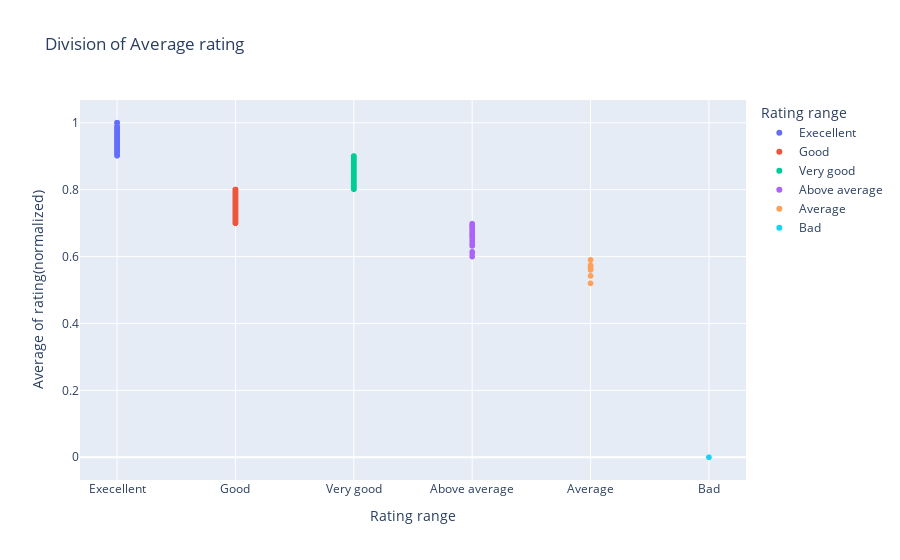

Here is the notebook cell this chart was saved with:
### Code cell
#px.scatter(df["Rating"],df["Average_rating"],color=df["Rating"])
fig_scatter_3 = px.scatter(df,x='Rating', y='Average_rating',color="Rating",
            labels={'num_pages':'Number of pages',
            'Average_rating':'Average of rating(normalized)',
            "Rating":'Rating range'},title="Division of Average rating")

fig_scatter_3.show()

### Figure 1 — Plotly figure (JSON) as saved in the notebook; plotly's stock layout.template omitted (floating-point values rounded to 4 significant figures; data arrays with more than 128 entries replaced by an {"elided": "..."} marker saying what was removed)
{"data": [{"hovertemplate": "Rating range=%{x}<br>Average of rating(normalized)=%{y}<extra></extra>", "legendgroup": "Execellent", "marker": {"color": "#636efa", "symbol": "circle"}, "mode": "markers", "name": "Execellent", "showlegend": true, "type": "scattergl", "x": {"elided": "270 str values"}, "xaxis": "x", "y": {"elided": "270 float values"}, "yaxis": "y"}, {"hovertemplate": "Rating range=%{x}<br>Average of rating(normalized)=%{y}<extra></extra>", "legendgroup": "Good", "marker": {"color": "#EF553B", "symbol": "circle"}, "mode": "markers", "name": "Good", "showlegend": true, "type": "scattergl", "x": {"elided": "1373 str values"}, "xaxis": "x", "y": {"elided": "1373 float values"}, "yaxis": "y"}, {"hovertemplate": "Rating range=%{x}<br>Average of rating(normalized)=%{y}<extra></extra>", "legendgroup": "Very good", "marker": {"color": "#00cc96", "symbol": "circle"}, "mode": "markers", "name": "Very good", "showlegend": true, "type": "scattergl", "x": {"elided": "1855 str values"}, "xaxis": "x", "y": {"elided": "1855 float values"}, "yaxis": "y"}, {"hovertemplate": "Rating range=%{x}<br>Average of rating(normalized)=%{y}<extra></extra>", "legendgroup": "Above average", "marker": {"color": "#ab63fa", "symbol": "circle"}, "mode": "markers", "name": "Above average", "showlegend": true, "type": "scattergl", "x": ["Above average", "Above average", "Above average", "Above average", "Above average", "Above average", "Above average", "Above average", "Above average", "Above average", "Above average", "Above average", "Above average", "Above average", "Above average", "Above average", "Above average", "Above average", "Above average", "Above average", "Above average", "Above average", "Above average", "Above average", "Above average", "Above average", "Above average", "Above average", "Above average", "Above average", "Above average", "Above average", "Above average", "Above average", "Above average", "Above average", "Above average", "Above average", "Above average", "Above average", "Above average", "Above average", "Above average", "Above average", "Above average", "Above average", "Above average", "Above average", "Above average", "Above average", "Above average", "Above average", "Above average", "Above average", "Above average", "Above average", "Above average", "Above average", "Above average", "Above average", "Above average", "Above average", "Above average", "Above average", "Above average", "Above average", "Above average", "Above average", "Above average", "Above average", "Above average", "Above average", "Above average", "Above average", "Above average", "Above average", "Above average", "Above average", "Above average", "Above average"], "xaxis": "x", "y": [0.692, 0.696, 0.698, 0.69, 0.662, 0.676, 0.69, 0.686, 0.692, 0.684, 0.638, 0.664, 0.676, 0.67, 0.684, 0.692, 0.692, 0.636, 0.678, 0.686, 0.688, 0.662, 0.67, 0.634, 0.656, 0.6, 0.664, 0.658, 0.632, 0.632, 0.678, 0.614, 0.672, 0.694, 0.664, 0.694, 0.666, 0.67, 0.698, 0.692, 0.666, 0.68, 0.69, 0.672, 0.67, 0.686, 0.662, 0.64, 0.676, 0.692, 0.696, 0.666, 0.696, 0.696, 0.668, 0.674, 0.656, 0.666, 0.678, 0.694, 0.686, 0.692, 0.668, 0.692, 0.688, 0.646, 0.676, 0.696, 0.668, 0.66, 0.646, 0.696, 0.61, 0.662, 0.684, 0.66, 0.654, 0.664, 0.688, 0.694], "yaxis": "y"}, {"hovertemplate": "Rating range=%{x}<br>Average of rating(normalized)=%{y}<extra></extra>", "legendgroup": "Average", "marker": {"color": "#FFA15A", "symbol": "circle"}, "mode": "markers", "name": "Average", "showlegend": true, "type": "scattergl", "x": ["Average", "Average", "Average", "Average", "Average", "Average", "Average"], "xaxis": "x", "y": [0.56, 0.52, 0.542, 0.566, 0.59, 0.572, 0.574], "yaxis": "y"}, {"hovertemplate": "Rating range=%{x}<br>Average of rating(normalized)=%{y}<extra></extra>", "legendgroup": "Bad", "marker": {"color": "#19d3f3", "symbol": "circle"}, "mode": "markers", "name": "Bad", "showlegend": true, "type": "scattergl", "x": ["Bad"], "xaxis": "x", "y": [0], "yaxis": "y"}], "layout": {"legend": {"title": {"text": "Rating range"}, "tracegroupgap": 0}, "title": {"text": "Division of Average rating"}, "xaxis": {"anchor": "y", "categoryarray": ["Execellent", "Good", "Very good", "Above average", "Average", "Bad"], "categoryorder": "array", "domain": [0, 1], "title": {"text": "Rating range"}}, "yaxis": {"anchor": "x", "domain": [0, 1], "title": {"text": "Average of rating(normalized)"}}}}
